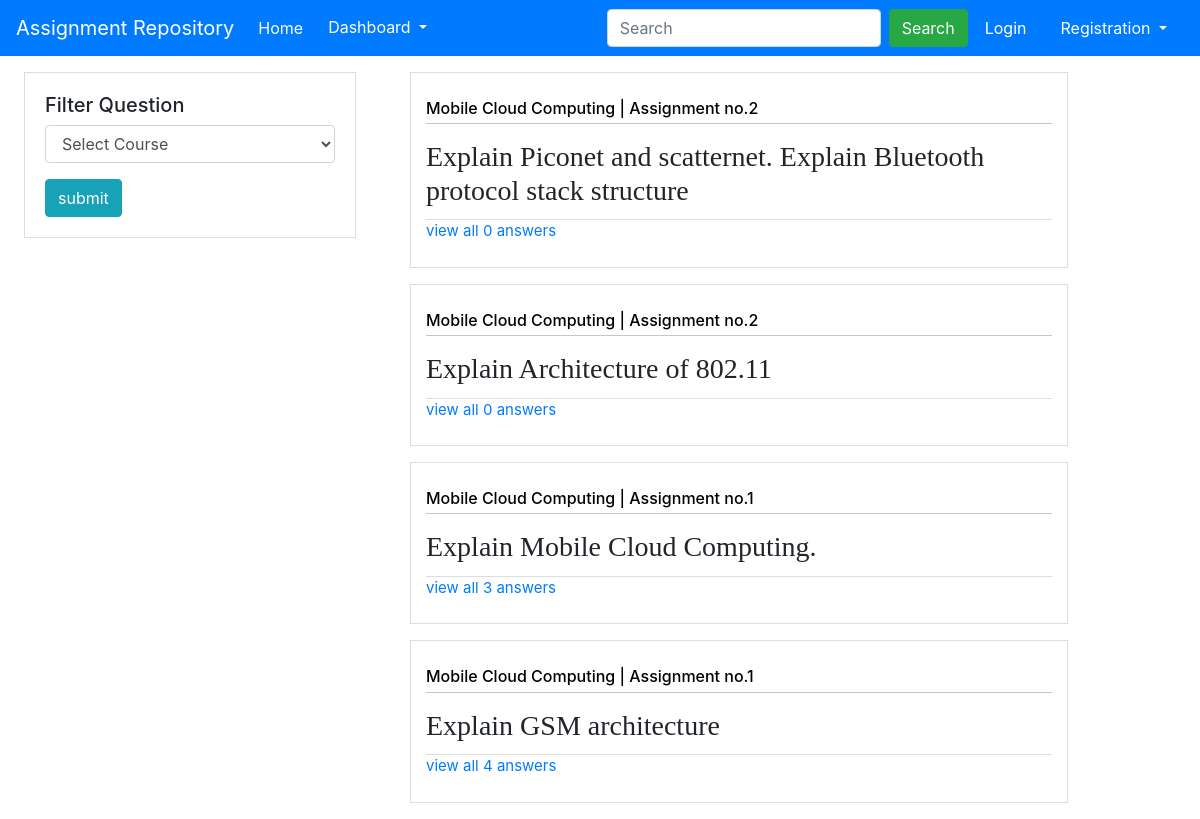
The app's page /assignment/, older data.
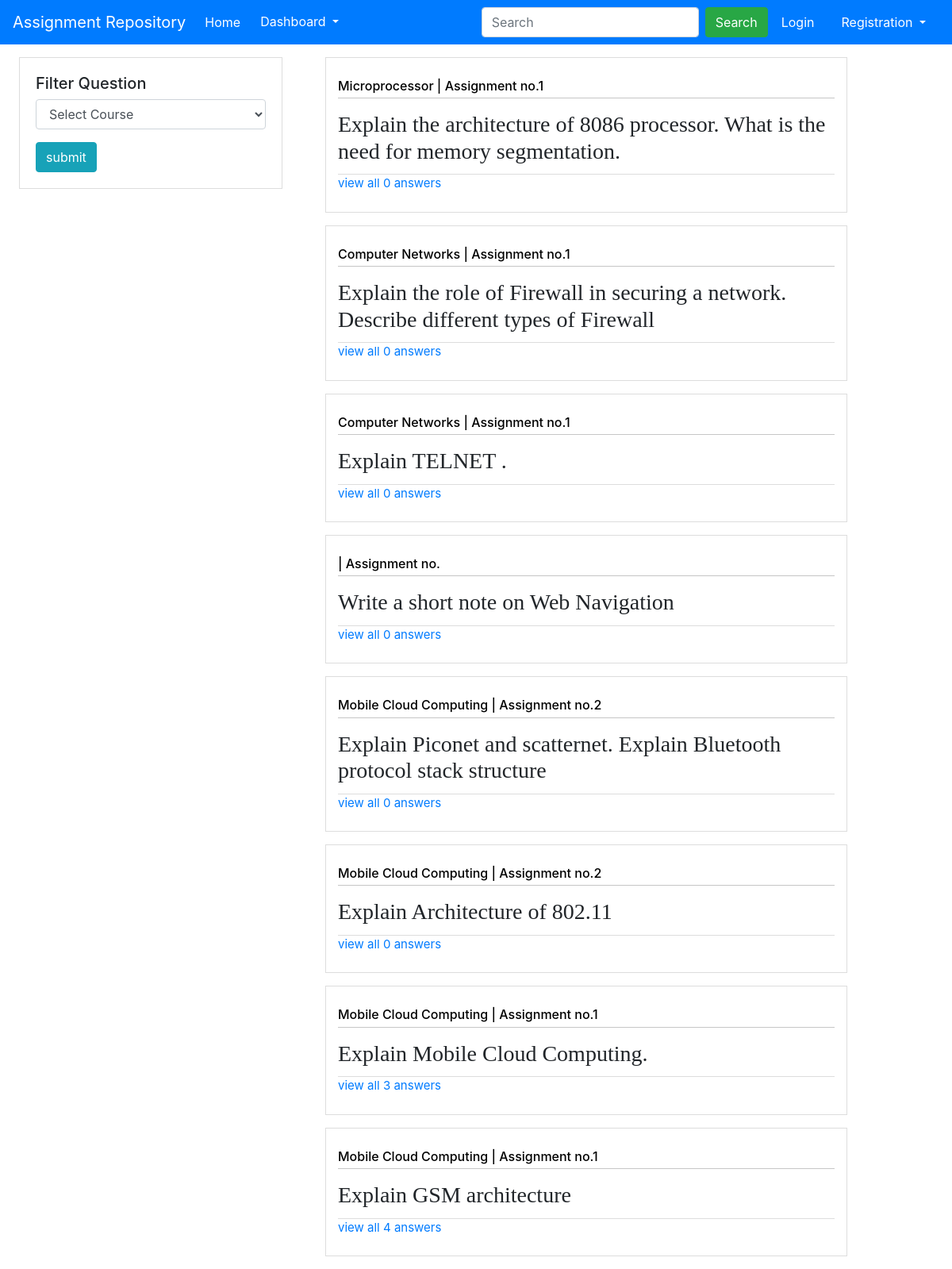
The same page, newer data.
### assignment/models.py (models this page shows, shortened)
class Question(models.Model):
    assignment = models.ForeignKey(Assignment, on_delete=models.SET_NULL,blank=True,null=True)
    username = models.ForeignKey(User,on_delete=models.SET_NULL,blank=True,null=True)
    title = models.CharField(max_length = 200)
    description = models.TextField(blank=True , null = True)
    modelAnswer = models.TextField(blank=True)
    marks = models.IntegerField(null=True)
    date = models.DateTimeField(auto_now_add=True)
    def get_absolute_url(self):
        return reverse('repo-question-detail', args=[str(self.id)])
    def getPublishedAnswerCount(self):
        return self.answer_set.filter(status = 'Published').count()

class Assignment(models.Model):
    number = models.IntegerField()
    course = models.ForeignKey(Course,on_delete = models.SET_NULL,blank=True,null=True)
    publish_date = models.DateField(auto_now_add = True)
    deadline_date = models.DateField()
    faculty = models.ForeignKey(Faculty,on_delete = models.SET_NULL,blank=True,null=True)

class Course(models.Model):
    name = models.CharField(max_length = 50)
    branch = models.ForeignKey(Branch,on_delete = models.SET_NULL,blank=True,null=True)
    faculty = models.ForeignKey(Faculty ,on_delete = models.SET_NULL,blank=True,null=True)
    year = models.ForeignKey(StudyYear ,on_delete = models.SET_NULL,blank=True,null=True)
    semester = models.ForeignKey(Semester ,on_delete = models.SET_NULL,blank=True,null=True )
    def __str__(self):
        return self.name

### assignment/views.py (the view)
# urls.py: path('',views.QuestionListView.as_view(),name='index'),
class QuestionListView(generic.ListView):
    model = Question
    template_name = 'index.html'
    paginate_by = 10
    def get_context_data(self, **kwargs):
        context = super().get_context_data(**kwargs)
        context['branchs'] = Branch.objects.all()
        context['years'] = StudyYear.objects.all()
        context['courses']=Course.objects.all()
        return context
    def get_queryset(self):
        return Question.objects.order_by('-date')

### assignment/templates/index.html (shortened to what this page needs)
{% extends "index_base.html" %}
{% block content %}
<div class="row">
<div class="col-md-4">
   <div class="mx-4 my-3 category ">
      <h5 class="align-top">Filter Question</h5>
      <form id="filterForm" method="GET" action="{%url 'FilterQuestions' %}">
        <div class="form-group">
          <select name="coursefilter" class="form-control" id="courseField">
            <option value="">Select Course</option>
          </select>
        </div>
        <input class="btn btn-info" type="submit" value="submit">
      </form>
    </div>
</div>
<div class="col-md-8">
  {% if question_list %}
    {% for question in question_list %}
      <div class = "Qbox col-md-10 my-3 " style = "border : solid 1px #ddd">
        <h6 class="my-3 question-details" >{{question.assignment.course}} | Assignment no.{{question.assignment.number}}</h6>
        <h3 style="font-family : serif ;"> {{question.title}}</h3>
        <a href="{{ question.get_absolute_url }}" class=" my-1 viewAnswers" > view all {{question.getPublishedAnswerCount}} answers</a>
      </div>
    {% endfor %}
  {% else %}
    <p>There are no questions.</p>
  {% endif %}
</div>
</div>
{% endblock %}

### assignment/templates/index_base.html (shortened to what this page needs)
<!doctype html>
<html lang="en">
  <head>
    {% load static %}
    <link rel="stylesheet" href="https://stackpath.bootstrapcdn.com/bootstrap/4.3.1/css/bootstrap.min.css">
    <link rel="stylesheet" href="{% static 'css/styles.css' %}" type="text/css">
  </head>
  <body>
    <nav class="navbar navbar-expand-lg navbar-dark bg-primary">
      <a class="navbar-brand" href="{% url 'index' %}">Assignment Repository</a>
      <div class="collapse navbar-collapse" id="navbarSupportedContent">
        <ul class="navbar-nav mr-auto">
          <li class="nav-item active">
            <a class="nav-link" href="{% url 'index' %}">Home <span class="sr-only">(current)</span></a>
          </li>
          <li class="nav-item">
          <div class=" dropdown">
              <button class="btn btn-primary my-2 my-sm-0 mx-1 dropdown-toggle" type="button" id="dropdownMenuButton" data-toggle="dropdown" aria-haspopup="true" aria-expanded="false">
                 Dashboard
              </button>
            </div>
          </li>
        </ul>
        <form class="form-inline my-2 my-lg-0">
          <input class="form-control mr-sm-2" type="search" placeholder="Search" aria-label="Search">
          <button class="btn btn-success my-2 my-sm-0" type="submit">Search</button>
        </form>
        {% if user.is_authenticated  %}
          <a class=" nav-item btn btn-primary my-2 my-sm-0 mx-1" href="{% url 'logout' %}?next=/" type="submit">Logout</a>
          {% else %}
          <a class="nav-item btn btn-primary my-2 my-sm-0 mx-1" href="{% url 'login' %}" type="submit">Login</a>
          <div class="  dropdown">
              <button class="btn btn-primary my-2 my-sm-0 mx-1 dropdown-toggle" type="button" id="dropdownMenuButton" data-toggle="dropdown" aria-haspopup="true" aria-expanded="false">
                 Registration
              </button>
            </div>
        {% endif%}
      </div>
    </nav>
    {%block content %}
    {% endblock %}
  </body>
</html>

### assignment/static/css/styles.css (style rules this page uses)
.category { background: #fff; border: solid 1px #ddd; padding: 20px; }

### assignment/templates/index_base.html (style rules this page uses)
.Qbox { padding: 10px 15px 20px 15px; }
.Qbox h6 { color: black; border-bottom: .5px solid #c6c6c6; padding-bottom: 5px; width: 100%; }
.Qbox a { display: inline-block; margin-top: 10px; border-top: solid 1px #ddd; font-size: 15px; width: 100%; }

Row changes from the older to the newer data that the page shows:
added Question: assignment.course "Microprocessor", assignment.number "1", title "Explain the architecture of 8086 processor. What is the need for memory segmentation.", getPublishedAnswerCount "0"
added Question: assignment.course "Computer Networks", assignment.number "1", title "Explain the role of Firewall in securing a network. Describe different types of Firewall", getPublishedAnswerCount "0"
added Question: assignment.course "Computer Networks", assignment.number "1", title "Explain TELNET .", getPublishedAnswerCount "0"
added Question: title "Write a short note on Web Navigation", getPublishedAnswerCount "0"
